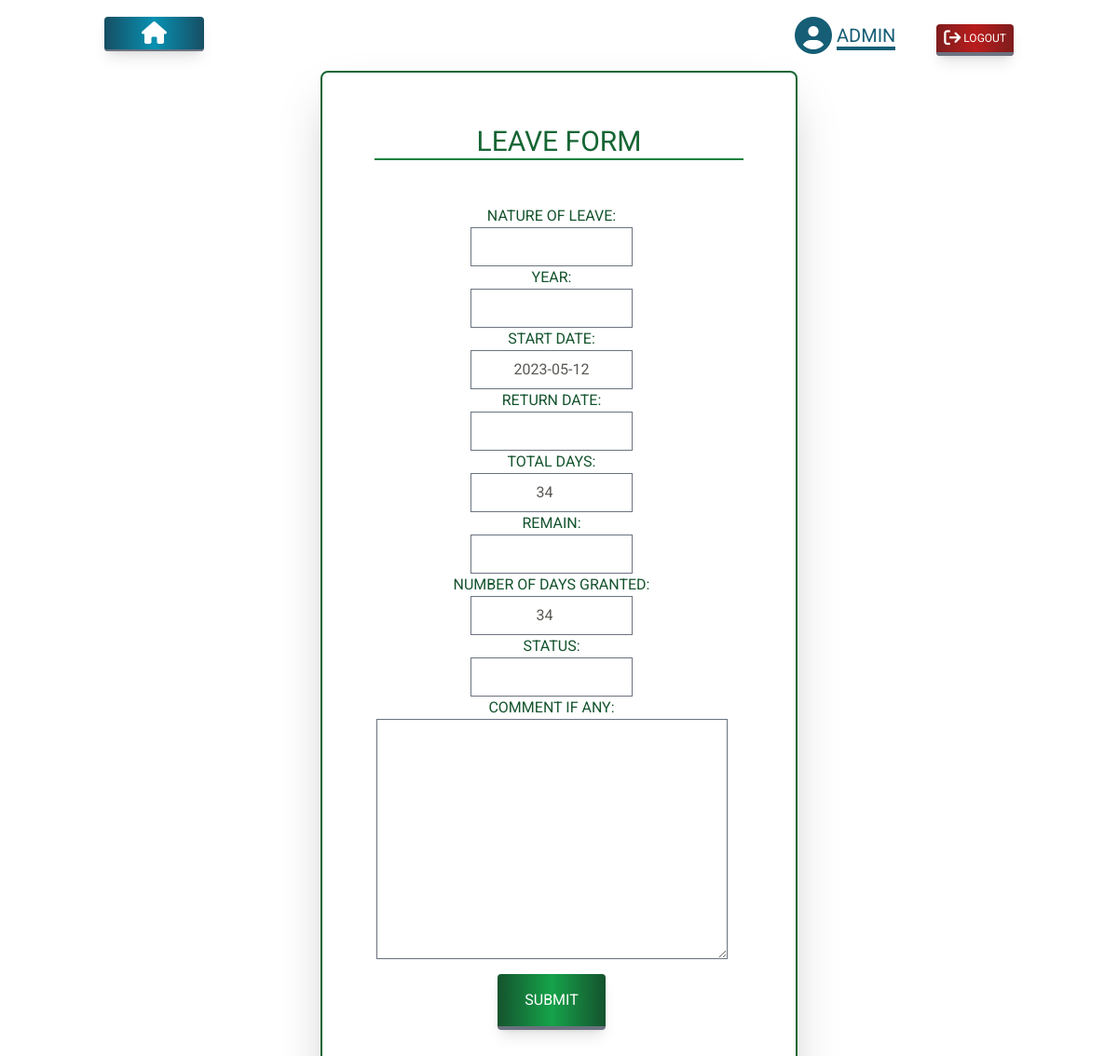
The page /updateleave/4/ (signed in) on the database its author committed.
### staff/models.py (models this page shows, shortened)
class Leave(models.Model):
    emp = models.ForeignKey(User, null=True, on_delete=models.CASCADE)
    nature_of_leave = models.CharField(null=True,max_length=300,blank=True)
    year = models.IntegerField(null=True,blank=True)
    start_date = models.DateField(null=True,blank=False)
    return_date = models.DateField(null=True,blank=True)
    total_days=models.IntegerField(null=True, blank=True)
    remain=models.IntegerField(null=True,blank=True)
    number_of_days_granted = models.IntegerField(null=True, blank=False)
    status = models.CharField(null=True,max_length=300,blank=True)
    comment_if_any = models.TextField(null=True,blank=True)
    timestamp = models.DateTimeField('date added', auto_now_add=True)

### ems/decorators.py (the view)
        def wrapper_func(request, *args, **kwargs):
            group = None
            if request.user.groups.exists():
                group = request.user.groups.all()[0].name
            if group in allowed_roles:
                return view_func(request, *args, **kwargs)
            else:
                return HttpResponseRedirect(reverse('ems:auth'))

### staff/forms.py
class LeaveForm(forms.ModelForm):
    class Meta:
        model = Leave
        fields = '__all__'
        exclude = ['emp']

### staff/views.py (called while the page is built, shortened)
@login_required(login_url='login')
@allowed_users(allowed_roles=['admin'])
def updateLeave(request, pk):
    leave=Leave.objects.get(id=pk)
    formset = LeaveForm(instance=leave)
    context = {'formset':formset, 'leave':leave}
    return render(request, 'staff/leave.html', context)

### staff/templates/staff/leave.html (shortened to what this page needs)
{%extends "base.html" %}
{% block main %}
<div class=" w-1/2 mx-auto mt-1 md:p-14 bg-white shadow-2xl overflow-hidden sm:rounded-lg backdrop-blur-sm border-2 border-green-800">
    <section class=" text-center border-b-2 border-green-700">
        <p class="text-green-800 uppercase   text-3xl">leave form</p>
    </section>
    <p class="text-blue-400 text-lg p-4 uppercase">
    </p>
    <div class="flex flex-col justify-center">
    <form action="" method="POST" class="uppercase  text-green-900">
        <div class="p-4 mr-4">
                <div class="mb-4 flex flex-col items-center">
                {{formset}}
            </div>
                <div>
                <button type="submit" class="py-4 focus:opacity-10 uppercase border-b-4 border-gray-500 focus:border-green-600 bg-gradient-to-r from-green-900 via-green-600 to-green-900 text-white   rounded shadow-lg hover:shadow-xl text-center w-1/3">
                    submit
                </button>
            </div>
    </form>
    </div>
</div>
{% endblock %}

### theme/templates/base.html (shortened to what this page needs)
{% load static tailwind_tags %}
{% load widget_tweaks %}
<!DOCTYPE html>
<html lang="en">
	<head>
		<link rel="stylesheet" href="{% static 'fontawesomefree/css/fontawesome.css' %}" typpe='text/css'>
		<link rel="stylesheet" href="{% static 'fontawesomefree/css/solid.css' %}" typpe='text/css'>
		{% tailwind_css %}
	</head>
	<body class="bg-white leading-normal poppins tracking-normal">
		<div class="container mx-auto">
			<section class="items-center justify-center h-screen">
				<header>
					<nav class="flex justify-between m-4 p-2">
						<div class="flex">
						{% if request.user.is_authenticated and request.user.is_superuser %}
						{% if request.path == '/' %}
						{%else%}
						  <div class="text-center">
							<a href="{% url 'ems:home' %}" class=" mb-2 focus:opacity-10 border-b-2 border-gray-500 focus:border-green-600
							bg-gradient-to-l from-cyan-900 via-cyan-600 to-cyan-900 text-white px-10 p-2 rounded shadow-lg hover:shadow-xl
							text-center w-full"><i class="fa-solid fa-house fa-xl"></i></a>
						</div>
						{%endif%}
						</div>
							<p>
						<span class=" text-cyan-800 text-xl uppercase  px-10 py-4">
						<a href="{% url 'ems:user' %}"><i class="fa-solid fa-circle-user fa-2xl"></i>
							 <span class="border-b-4 border-cyan-800 text-md"> {{request.user}}</span></span></a>
						<a class="mb-2 focus:opacity-10 border-b-4 border-gray-500 focus:border-green-600 bg-gradient-to-l from-red-900 via-red-700 to-red-900 text-white
						p-2 rounded shadow-lg hover:shadow-xl text-center text-xs w-full" href="{% url 'ems:logout' %}">
						&nbsp;LOGOUT</a>
					</p>
						{% endif %}
					</nav>
				</header>
				{% block main %}{% endblock %}
			</section>
		</div>
	</body>
</html>

### rows shown on the page
Leave: start_date "2023-05-12", total_days "34", number_of_days_granted "34"

### other values the page prints
{{ request.user }} "ADMIN"
